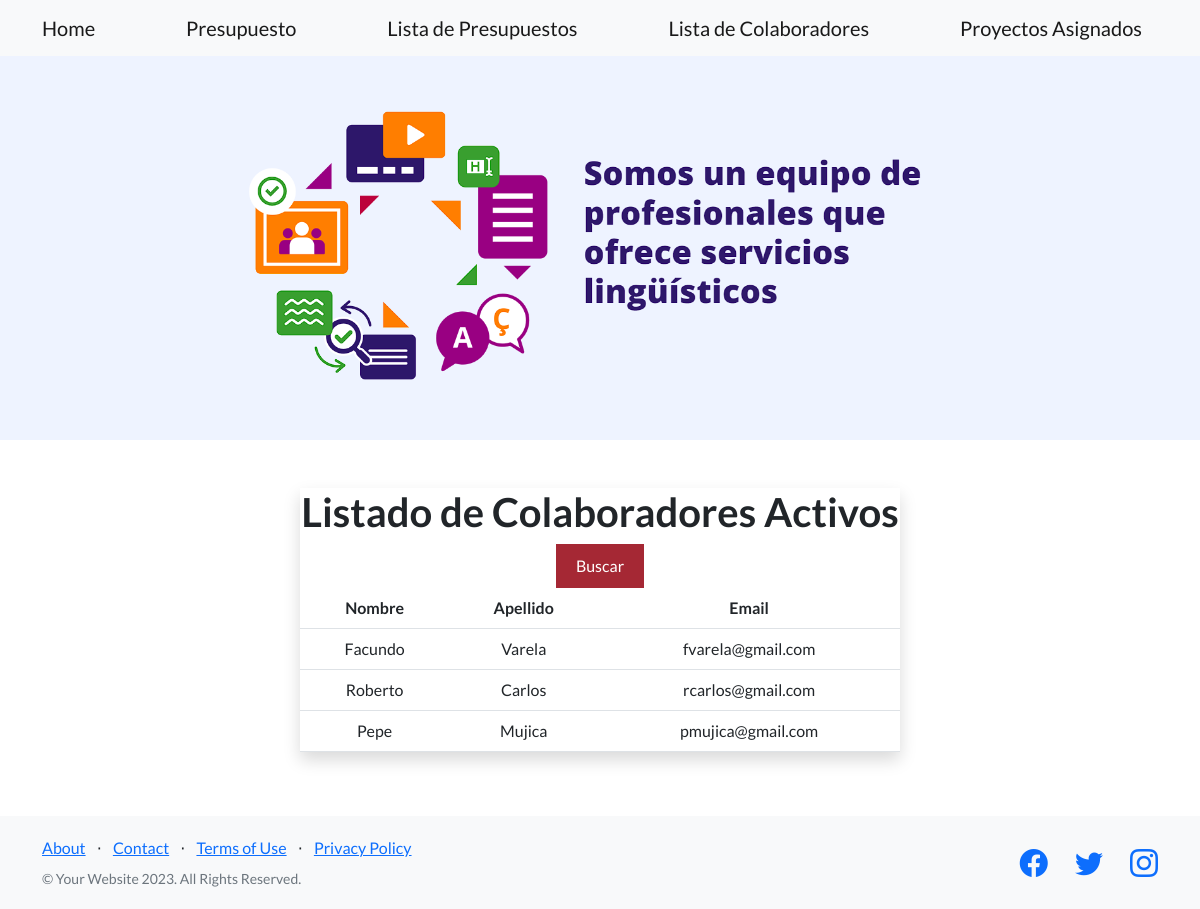
Page /app/colaboradores/ on the committed database.
### app/models.py (models this page shows, shortened)
class Colaborador(models.Model):
    nombre = models.CharField(max_length=40)
    apellido = models.CharField(max_length=40)
    email = models.EmailField()

### app/views.py (the view, shortened to what this page needs)
# urls.py: path("colaboradores/", listar_colaboradores, name="ListarColaboradores"),
def listar_colaboradores(request):
    colaboradores = Colaborador.objects.all()
    presupuestos = Presupuesto.objects.all()
    return render(
        request,
        "listar_colaboradores.html",
        {"colaboradores": colaboradores, "presupuestos": presupuestos},
    )

### app/templates/listar_colaboradores.html (shortened to what this page needs)
{% extends 'home.html' %} {% block contenidoQueCambia %}
<!DOCTYPE html>
<html lang="es">
  <head>
  </head>
  <body>
    <section class="bg-gray-50 dark:bg-gray-900 py-5 flex">
      <div
        class="flex flex-col items-center justify-center px-6 py-8 mx-auto md:h-screen lg:py-0"
        style="width: 50%"
      >
        <div
          class="w-full bg-white rounded-lg shadow dark:border md:mt-0 sm:max-w-md xl:p-0 dark:bg-gray-800 dark:border-gray-700"
        >
          <div class="p-6 space-y-4 md:space-y-6 sm:p-8">
            <h1
              class="text-xl font-bold leading-tight tracking-tight text-gray-900 md:text-2xl dark:text-white text-center"
            >
              Listado de Colaboradores Activos
            </h1>
            <form method="post" class="text-center">
              <button type="submit">Buscar</button>
            </form>
            <table class="table mr-6 text-center">
              <thead>
                <tr>
                  <th>Nombre</th>
                  <th>Apellido</th>
                  <th>Email</th>
                </tr>
              </thead>
              <tbody>
                {% for colaborador in colaboradores %}
                <tr>
                  <td>{{ colaborador.nombre }}</td>
                  <td>{{ colaborador.apellido }}</td>
                  <td>{{ colaborador.email }}</td>
                </tr>
                {% endfor %}
              </tbody>
            </table>
          </div>
        </div>
      </div>
    </section>
  </body>
</html>
{% endblock contenidoQueCambia %}

### rows in the picture
Colaborador: nombre "Facundo", apellido "Varela", email "fvarela@gmail.com"
Colaborador: nombre "Roberto", apellido "Carlos", email "rcarlos@gmail.com"
Colaborador: nombre "Pepe", apellido "Mujica", email "pmujica@gmail.com"
